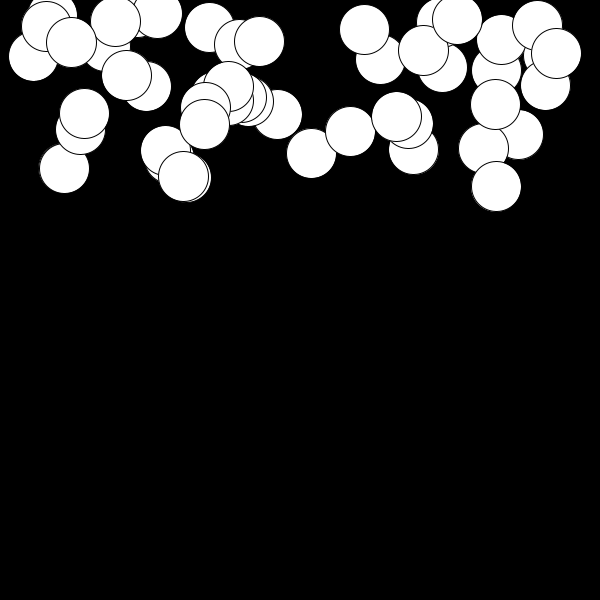
Frame 1 (no input)
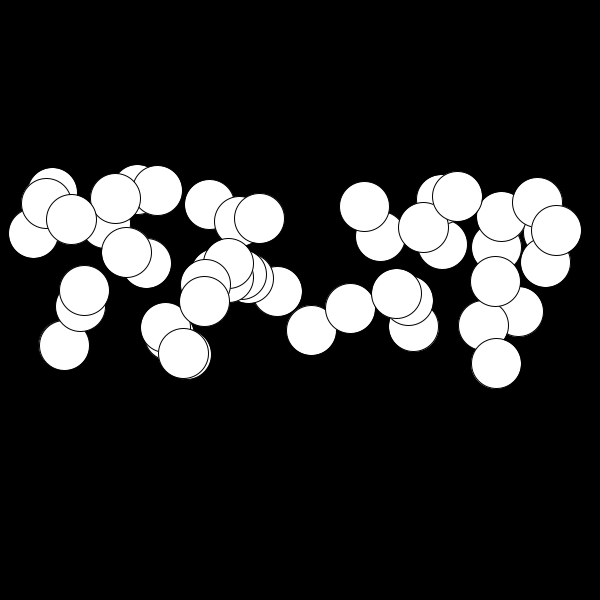
Frame 60 (the mouse pressed at the canvas centre just before this capture)
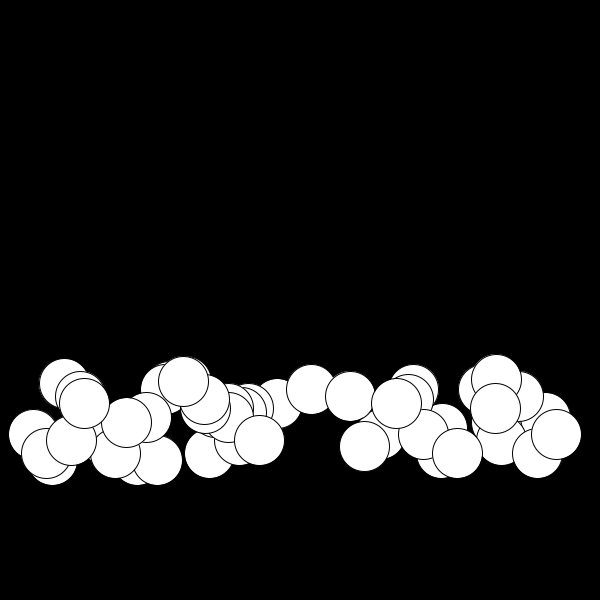
Frame 120 (the mouse held since frame 60 and released just before this capture)

The Processing sketch that drew these frames (run headless with seeded random() and noise(); from frame 60 on, the mouse is pressed at the canvas centre):

// Processing sketch: Gravity_Ball_as_OOP
// ── Gravity_Ball_as_OOP.pde
GravityBall [] b = new GravityBall [50];
void setup() {
  size (600, 600);
  for (int y= 0; y < b.length; y++) {
    b[y] = new GravityBall();
  }
}

void draw () {
  background(0);
  for (int y = 0; y < b.length; y++) {
    b[y]. display();
    b[y]. move ();
    b[y]. bounce ();
  }
}

class GravityBall {
  float sz;
  PVector loc, vel, acc;

  GravityBall () {
    sz = 50;
    loc = new PVector (random(sz/2,width-sz/2), random (10,200));
    vel = new PVector (0, 0);
    acc = new PVector (0, .1);
  }
  void display () {
    ellipse (loc.x, loc.y, sz, sz);
  }
  void move () {
    vel. add (acc);
    loc. add (vel);
  }
  void bounce () {
    if (loc.y + sz/2 > height) {
      vel.y *= -.9;
      loc.y = height - sz/2;
    }
  }
}
